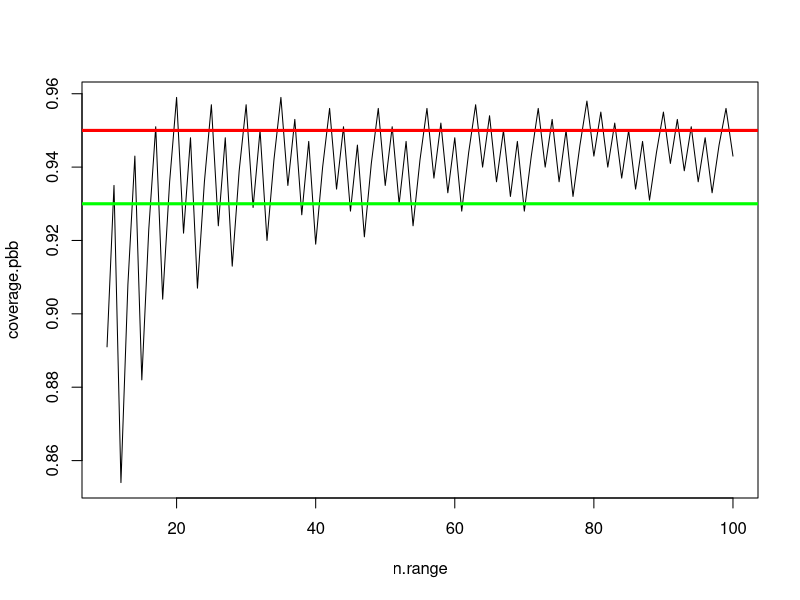
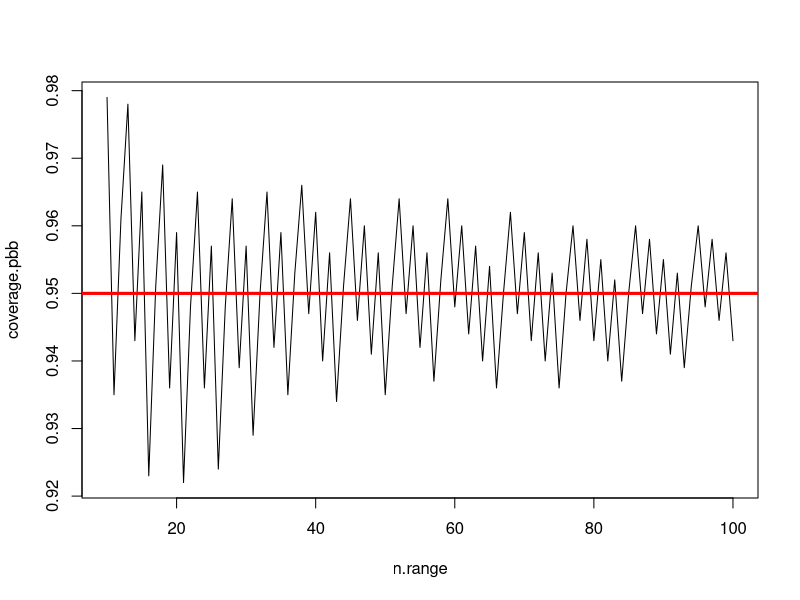
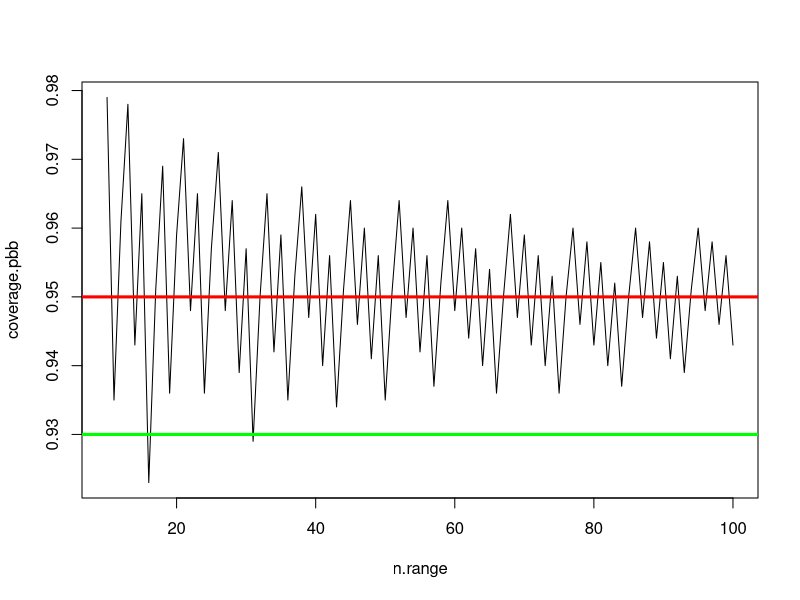
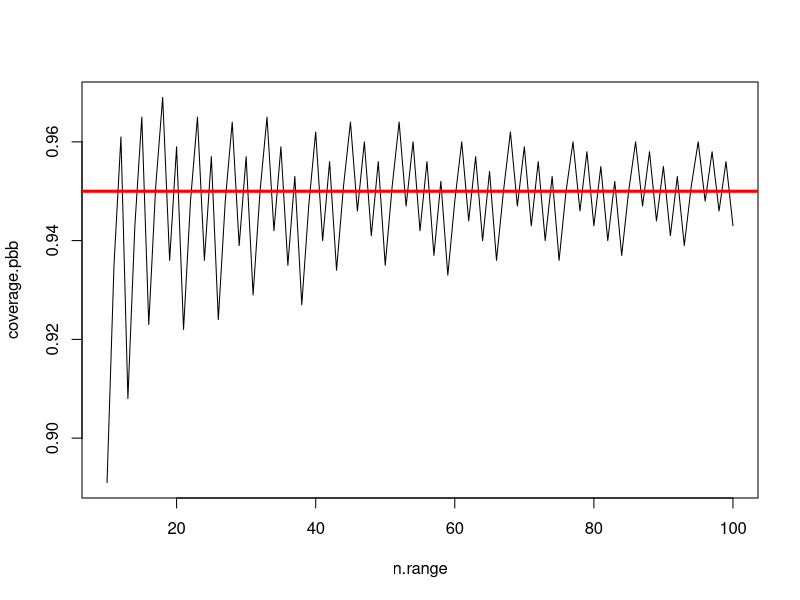

Write the R code that produced these figures, in order.
p <- 0.5
alpha <- 0.05
n.min <- 10
n.max <- 100
n.range <- n.min:n.max

z <- qnorm(1 - alpha / 2)

# Wald CI

coverage.pbb <- rep(0, n.max)

for (n in n.range) {
	for (k in 0:n) {
		p.hat <- k / n
		if (abs(p.hat - p) <= z * sqrt(p.hat * (1 - p.hat) / n)) {
			coverage.pbb[n] = coverage.pbb[n] + dbinom(k, size = n, prob = p)
		}
	}
}

coverage.pbb <- round(coverage.pbb, digits = 3)
for (n in n.range) {
	cat(noquote(paste0("n = ", n, ": ", coverage.pbb[n], "\\\\\n")))
}
coverage.pbb <- coverage.pbb[n.range]

png("wald.png")
plot(n.range, coverage.pbb, type = "l")
abline(a = 1 - alpha, b = 0, col = "red", lwd = 3)
abline(a = 0.93, b = 0, col = "green", lwd = 3)
dev.off()

# Wilson CI

coverage.pbb <- rep(0, n.max)

for (n in n.range) {
	for (k in 0:n) {
		p.hat <- k / n
		if (abs(p.hat - p) <= z * sqrt(p * (1 - p) / n)) {
			coverage.pbb[n] = coverage.pbb[n] + dbinom(k, size = n, prob = p)
		}
	}
}

coverage.pbb <- round(coverage.pbb, digits = 3)
for (n in n.range) {
	cat(noquote(paste0("n = ", n, ": ", coverage.pbb[n], "\\\\\n")))
}
coverage.pbb <- coverage.pbb[n.range]

png("wilson.png")
plot(n.range, coverage.pbb, type = "l")
abline(a = 1 - alpha, b = 0, col = "red", lwd = 3)
dev.off()

# Agresti-Coull CI

coverage.pbb <- rep(0, n.max)

for (n in n.range) {
	for (k in 0:n) {
		p.hat <- k / n
		k.tilde <- k + z^2 / 2
		n.tilde <- n + z^2
		p.tilde <- k.tilde / n.tilde
		q.tilde <- 1 - p.tilde
		if (abs(p.tilde - p) <= z * sqrt(p.tilde * q.tilde / n.tilde)) {
			coverage.pbb[n] = coverage.pbb[n] + dbinom(k, size = n, prob = p)
		}
	}
}

coverage.pbb <- round(coverage.pbb, digits = 3)
for (n in n.range) {
	cat(noquote(paste0("n = ", n, ": ", coverage.pbb[n], "\\\\\n")))
}
coverage.pbb <- coverage.pbb[n.range]

png("agresti-coull.png")
plot(n.range, coverage.pbb, type = "l")
abline(a = 1 - alpha, b = 0, col = "red", lwd = 3)
abline(a = 0.93, b = 0, col = "green", lwd = 3)
dev.off()

# likelihood quotient CI

coverage.pbb <- rep(0, n.max)

for (n in n.range) {
	for (k in 0:n) {
		likelihood.quotient <- p^k * (1 - p)^(n - k) / (k / n)^k / (1 - k / n)^(n - k)
		if (-2 * log(likelihood.quotient) <= z^2) {
			coverage.pbb[n] = coverage.pbb[n] + dbinom(k, size = n, prob = p)
		}
	}
}

coverage.pbb <- round(coverage.pbb, digits = 3)
for (n in n.range) {
	cat(noquote(paste0("n = ", n, ": ", coverage.pbb[n], "\\\\\n")))
}
coverage.pbb <- coverage.pbb[n.range]

png("likelihood_quotient.png")
plot(n.range, coverage.pbb, type = "l")
abline(a = 1 - alpha, b = 0, col = "red", lwd = 3)
dev.off()

help("")
